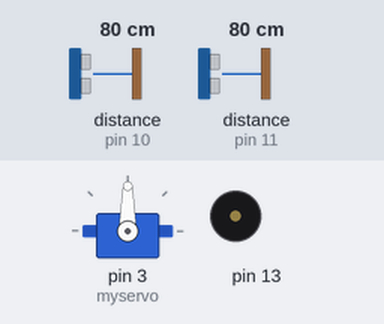
Recording of a sketch running on a simulated Arduino Uno, built with avr-gcc and run on an emulated ATmega328P. Parts: servo, buzzer (waves = sounding). Wiring (inferred from the names in the program): 2 × ultrasonic range finder: trigger pin 9, echo pin 10 / trigger pin 12, echo pin 11. The inputs (shaded band) are chosen by the test bench; at power-on: distance to the obstacle (sensors on pin 10, pin 11) 80 cm. The echo pulse lasts 58.3 µs per cm; what the sketch prints to the serial monitor is not drawn.

Above: at 1.2 s.
1.3 s: distance to the obstacle (sensor on pin 10) set to 65 cm
2.8 s: distance to the obstacle (sensor on pin 10) set to 58 cm
At 3.5 s:
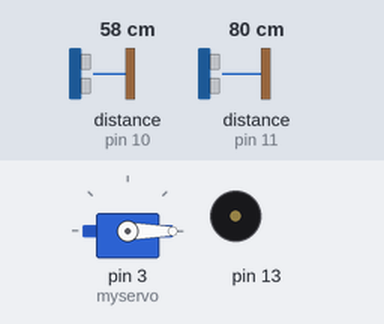
5.8 s: distance to the obstacle (sensor on pin 11) set to 2 cm
At 6.4 s:
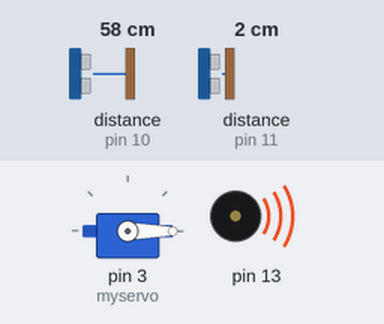
8.8 s: distance to the obstacle (sensor on pin 11) set to 120 cm
At 9.52 s:
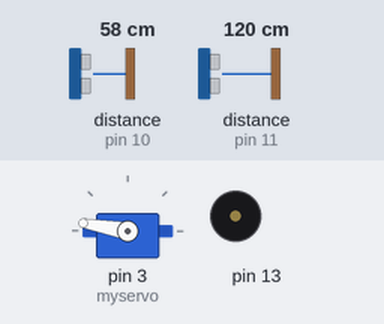
11.8 s: distance to the obstacle (sensor on pin 11) set to 70 cm
14.8 s: distance to the obstacle (sensor on pin 11) set to 63 cm
At 18.2 s:
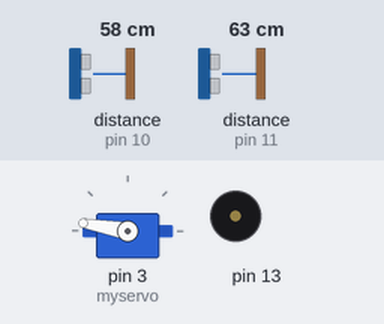
Timing chart, 0 to 18.8 s (numbered marks = the images above; inputs shaded):
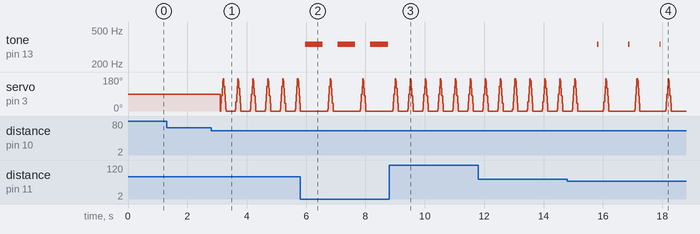

The sketch:

cane-distance-serial.ino
```cpp
#include <Servo.h>

Servo myservo;  // δημιουργήστε ένα αντικείμενο myservo για να ελέγχεται το servo motor
//  6 αντικείμενα servo μπορούνα δημιουργηθούν στις περισσότερες πλακέτες

int pos = 0;    // μεταβλητή για την αποθήκευση της θέσης servo
int trigPin1 = 9;
int echoPin1 = 10;
int trigPin2 = 12;
int echoPin2 = 11;
int duration = 100 ;

void setup() {
    myservo.attach(3);  //συνδέει το servo στον ακροδέκτη 3 με το αντικείμενο servo
  Serial.begin (9600);
  pinMode(trigPin1, OUTPUT);
  pinMode(echoPin1, INPUT);
  pinMode(trigPin2, OUTPUT);
  pinMode(echoPin2, INPUT);
}

void beep(){
   // παίξε έναν τόνο στον ακροδέκτη 13
  tone(13, 340, duration);
  delay(duration);
  // απενεργοποιήστε τη λειτουργία τόνου για τον ακροδέκτη 13
  noTone(13);
}

void servomove(){ // ρουτίνα εξυπηρέτησης servo κινητήρα
for (pos = 0; pos <= 180; pos += 10) { // pos=να παίρνει τιμές 0 εως 180 ανά 10
    // σε βήματα 1 βαθμού
    myservo.write(pos);              //ο servo να τεθεί σε γωνίες από 0 εως 180 μοίρες
    delay(5);                       // καθυστέρηση 5ms για το σερβο να φτάσει στη θέση προορισμού
  }
  for (pos = 180; pos >= 0; pos -= 10) { //pos=να παίρνει τιμές 180 εως 0 κατά 10
    myservo.write(pos);              // ο servo να τεθεί σε γωνίες από 180 εως 0 μοίρες
    delay(5);                       //  καθυστέρηση 5ms για το σερβο να φτάσει στη θέση προορισμού
  }
}

void sensor1(){ // Αυτή η ρουτίνα είναι για τον πρώτο αισθητήρα ,  ανίχνευση τοίχων
  int duration1, distance1;
  digitalWrite (trigPin1, HIGH);
  delayMicroseconds (10);
  digitalWrite (trigPin1, LOW);
  duration1 = pulseIn (echoPin1, HIGH);
  distance1 = (duration1/2) / 29.1;
      Serial.print("1st Sensor: ");
      Serial.print(distance1);
      Serial.print("cm    ");
  if (distance1 <=60 && distance1 >=5) {  // Αλλάξτε τον αριθμό για μεγάλες ή μικρές αποστάσεις.
     servomove();
    } else {
      // Μην κάνεις  τίποτα
  }
}

void sensor2(){ //Αυτή η ρουτίνα είναι για τον δεύτερο αισθητήρα , ανίχνευση πεζοδρόμιου
    int duration2, distance2;
    digitalWrite (trigPin2, HIGH);
    delayMicroseconds (10);
    digitalWrite (trigPin2, LOW);
    duration2 = pulseIn (echoPin2, HIGH);
    distance2 = (duration2/2) / 29.1;
      Serial.print("2nd Sensor: ");
      Serial.print(distance2);
      Serial.print("cm    ");
    if (distance2 <=15 && distance2 >=1) {  // Αλλάξτε τον αριθμό για μεγάλες ή μικρές αποστάσεις.
     duration = 600;
     beep();
    } else if (distance2 <=40 && distance2 >=16) {  // Αλλάξτε τον αριθμό για μεγάλες ή μικρές αποστάσεις.
      delay(250);
     duration = 300;
     beep();
     } else if (distance2 <=65 && distance2 >=41) {  // Αλλάξτε τον αριθμό για μεγάλες ή μικρές αποστάσεις.
      delay(500);
     duration = 50;
     beep();
    } else {
      // Μην κάνεις τίποτα
  }
 }

void loop() {
Serial.println("\n");
sensor1();
delay(150);
sensor2();
delay(150);
}
```

Measured:
- the behaviour switches between 62 and 61 cm on distance to the obstacle (sensor on pin 10) (found by bisection; images 0 and 1)
- the behaviour switches between 67 and 66 cm on distance to the obstacle (sensor on pin 11) (found by bisection; images 3 and 4)
- after the input at 1.3 s, every drawn part: stays the same
- after the input at 5.8 s, tone on pin 13: alternates 340 Hz for 0.60 s and silent for 0.50 s, starting after 0.17 s
- after the input at 8.8 s, tone on pin 13: stops changing and stays silent
- after the input at 14.8 s, tone on pin 13: alternates 340 Hz for 0.05 s and silent for 1.0 s, starting after 1.0 s
